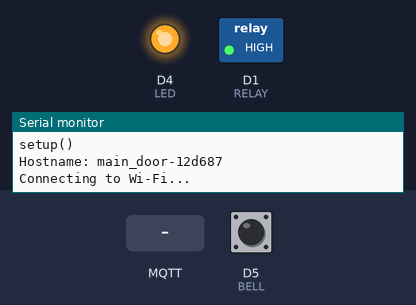
The sketch below on a simulated ESP8266 (NodeMCU). Shown: switched loads named in the sketch (green lamp = pin HIGH), output pins drawn as LEDs (lit = HIGH), the last lines printed to the serial monitor. Inputs (shaded band) come from the test bench; at power-on: D5 (BELL) HIGH. WiFi joins after 1.5 s; servers stay silent unless stated; no MQTT or app messages arrive unless stated.

Above: at 0.1 s.
At 2.4 s:
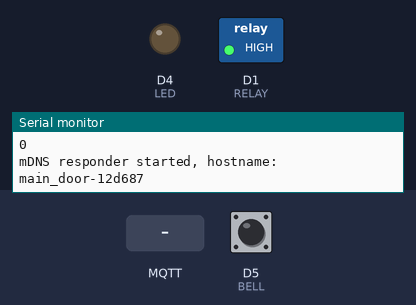
2.5 s: MQTT message "1" arrives on the first subscribed topic
At 2.9 s:
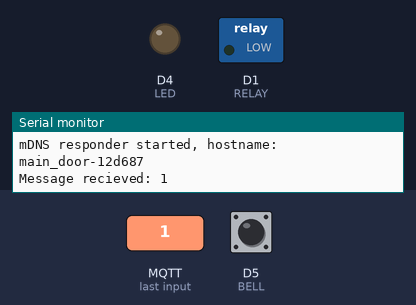
4.5 s: MQTT message "on" arrives on the first subscribed topic
6.0 s: MQTT message "off" arrives on the first subscribed topic
Timing chart, 0 to 9.0 s (numbered marks = the images above; inputs shaded):
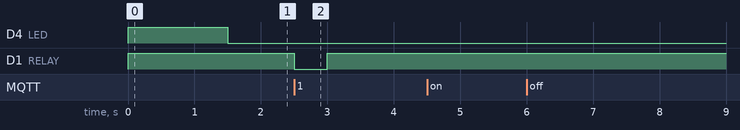

Measured:
- after the input at 2.5 s, D1 (RELAY): HIGH → LOW at once, → HIGH 0.50 s later

The sketch:

main_door.ino
```cpp
#include <ArduinoOTA.h>
#include <ESP8266WiFi.h>
#include <ESP8266mDNS.h>
#include <Ticker.h>
#include <AsyncMqttClient.h>

#define WIFI_SSID ""
#define WIFI_PASSWORD ""

#define MQTT_HOST IPAddress(192, 168, 0, 100)
#define MQTT_PORT 1883

#define LED 2
#define RELAY D1
#define Subscribe_Channel "main_door"
#define Publish_Channel "status/main_door"
#define lock_status_channel "openhab/in/Main_door/state"
#define HOSTNAME "main_door"

#define BELL D5
int buttonState = 0;
long previousMillis = 0;        // will store last time LED was updated
// the follow variables is a long because the time, measured in miliseconds,
// will quickly become a bigger number than can be stored in an int.
long interval = 10000;           // interval at which to blink (milliseconds)

String hostname_string = String(HOSTNAME) + String("-") + String(ESP.getChipId(), HEX);
const char* hostname = hostname_string.c_str();

AsyncMqttClient mqttClient;
Ticker mqttReconnectTimer;
Ticker switchTimer;
Ticker wifiReconnectTimer;
Ticker mdnsReconnectTimer;

WiFiEventHandler wifiConnectHandler;
WiFiEventHandler wifiDisconnectHandler;

void connectToWifi() {
  Serial.println("Connecting to Wi-Fi...");
  WiFi.begin(WIFI_SSID, WIFI_PASSWORD);
}

void onWifiConnect(const WiFiEventStationModeGotIP& event) {
  Serial.println("Connected to Wi-Fi.");
  connectToMqtt();
  initalizeOTA();
  setupMdns();
}

void onWifiDisconnect(const WiFiEventStationModeDisconnected& event) {
  Serial.println("Disconnected from Wi-Fi.");
  mqttReconnectTimer.detach(); // ensure we don't reconnect to MQTT while reconnecting to Wi-Fi
  wifiReconnectTimer.once(2, connectToWifi);
}

void initalizeOTA() {
  // Hostname defaults to esp8266-[ChipID]
  ArduinoOTA.setHostname(hostname);

  // No authentication by default
  ArduinoOTA.setPassword("esp8266");

  ArduinoOTA.onStart([]() {
    String type;
    if (ArduinoOTA.getCommand() == U_FLASH)
      type = "sketch";
    else // U_SPIFFS
      type = "filesystem";

    // NOTE: if updating SPIFFS this would be the place to unmount SPIFFS using SPIFFS.end()
    Serial.println("Start updating " + type);
  });
  ArduinoOTA.onEnd([]() {
    Serial.println("\nEnd");
  });
  ArduinoOTA.onProgress([](unsigned int progress, unsigned int total) {
    Serial.printf("Progress: %u%%\r", (progress / (total / 100)));
  });
  ArduinoOTA.onError([](ota_error_t error) {
    Serial.printf("Error[%u]: ", error);
    if (error == OTA_AUTH_ERROR) Serial.println("Auth Failed");
    else if (error == OTA_BEGIN_ERROR) Serial.println("Begin Failed");
    else if (error == OTA_CONNECT_ERROR) Serial.println("Connect Failed");
    else if (error == OTA_RECEIVE_ERROR) Serial.println("Receive Failed");
    else if (error == OTA_END_ERROR) Serial.println("End Failed");
  });
  ArduinoOTA.begin();
}

void setupMdns() {
  if(!MDNS.begin(hostname)) {
    Serial.println("Error setting up MDNS responder!");
  } else {
    Serial.print("mDNS responder started, hostname: ");
    Serial.println(hostname);
    MDNS.addService("esp", "tcp", 8080); // Announce esp tcp service on port 8080
  }
}

void connectToMqtt() {
  Serial.println("Connecting to MQTT...");
  mqttClient.connect();
}

void onMqttConnect(bool sessionPresent) {
  Serial.println("Connected to MQTT");
  ledOn();
  Serial.println(sessionPresent);
  mqttClient.subscribe(Subscribe_Channel, 1);
  mqttClient.publish(Publish_Channel, 0, false, "Module is Online!");
  attachInterrupt(digitalPinToInterrupt(BELL), sendAlert, FALLING);
}

void onMqttDisconnect(AsyncMqttClientDisconnectReason reason) {
  Serial.println("Disconnected from MQTT.");
  detachInterrupt(BELL);
  ledOff();
  if (WiFi.isConnected()) {
    mqttReconnectTimer.once(2, connectToMqtt);
  }
}

void onMqttSubscribe(uint16_t packetId, uint8_t qos) {
  Serial.println("Subscribe acknowledged.");
  Serial.print("  packetId: ");
  Serial.println(packetId);
  Serial.print("  qos: ");
  Serial.println(qos);
}

void onMqttUnsubscribe(uint16_t packetId) {
  Serial.println("Unsubscribe acknowledged.");
  Serial.print("  packetId: ");
  Serial.println(packetId);
}

void onMqttMessage(char* topic, char* payload, AsyncMqttClientMessageProperties properties, size_t len, size_t index, size_t total) {
  Serial.print("Message recieved: ");
  Serial.println(payload);
  char message = payload[0];
  if (message == '1') {
    triggerSwitch();
  }
}

void onMqttPublish(uint16_t packetId) {
  Serial.println("Publish acknowledged.");
  Serial.print("  packetId: ");
  Serial.println(packetId);
}

void ledOff() {
  digitalWrite(LED, HIGH);
}

void ledOn() {
  digitalWrite(LED, LOW);
}

void relayOff() {
  digitalWrite(RELAY, HIGH);
}

void triggerSwitch() {
  mqttClient.publish(lock_status_channel, 0, false, "ON");
  digitalWrite(RELAY, LOW);
  switchTimer.once(0.5, [] () {
    relayOff();
    mqttClient.publish(lock_status_channel, 0, false, "OFF");
  });
}

void sendAlert() {
  unsigned long currentMillis = millis();
  if(currentMillis - previousMillis > interval) {
    // save the last time the bell was pushed
    previousMillis = currentMillis;
    mqttClient.publish("bell", 0, false, "1");
  }
}

//void checkBell() {
//  buttonState = digitalRead(BELL);
//  if (buttonState == LOW) {
//      sendAlert();
//  }
//}

void setup() {
  Serial.begin(115200);
  Serial.println("\r\nsetup()");

  pinMode(RELAY, OUTPUT);
  relayOff();

  pinMode(LED, OUTPUT);
  pinMode(BELL, INPUT_PULLUP);

  WiFi.hostname(hostname);
  WiFi.mode(WIFI_STA);
  WiFi.disconnect();

  Serial.println("Hostname: " + WiFi.hostname());

  // Initialize LED to HIGH
  ledOff();

  wifiConnectHandler = WiFi.onStationModeGotIP(onWifiConnect);
  wifiDisconnectHandler = WiFi.onStationModeDisconnected(onWifiDisconnect);

  mqttClient.onConnect(onMqttConnect);
  mqttClient.onDisconnect(onMqttDisconnect);
  mqttClient.onSubscribe(onMqttSubscribe);
  mqttClient.onUnsubscribe(onMqttUnsubscribe);
  mqttClient.onMessage(onMqttMessage);
  mqttClient.onPublish(onMqttPublish);
  mqttClient.setClientId(hostname);
  mqttClient.setServer(MQTT_HOST, MQTT_PORT);

  connectToWifi();
}

void loop() {
  ArduinoOTA.handle();
  MDNS.update();
  yield();
}
```
